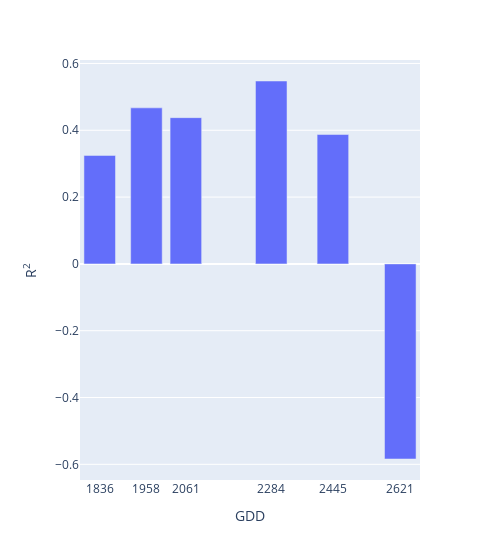

Notebook code for this chart:
### Code cell
import plotly.express as px
fig = px.bar(df, x='GDD', y='R2',width=500)
fig.update_layout(yaxis=dict(title='R<sup>2</sup>'),
    xaxis = dict(
        tickmode = 'array',
        tickvals = df['GDD']))
fig.show()

### Figure 1 — Plotly figure (JSON) as saved in the notebook; plotly's stock layout.template omitted (floating-point values rounded to 4 significant figures)
{"data": [{"alignmentgroup": "True", "hovertemplate": "GDD=%{x}<br>R2=%{y}<extra></extra>", "legendgroup": "", "marker": {"color": "#636efa", "pattern": {"shape": ""}}, "name": "", "offsetgroup": "", "orientation": "v", "showlegend": false, "textposition": "auto", "type": "bar", "x": [1836, 1958, 2061, 2284, 2445, 2621], "xaxis": "x", "y": [0.3247, 0.4671, 0.4378, 0.5475, 0.3872, -0.584], "yaxis": "y"}], "layout": {"barmode": "relative", "legend": {"tracegroupgap": 0}, "margin": {"t": 60}, "width": 500, "xaxis": {"anchor": "y", "domain": [0, 1], "tickmode": "array", "tickvals": [1836, 1958, 2061, 2284, 2445, 2621], "title": {"text": "GDD"}}, "yaxis": {"anchor": "x", "domain": [0, 1], "title": {"text": "R<sup>2</sup>"}}}}
